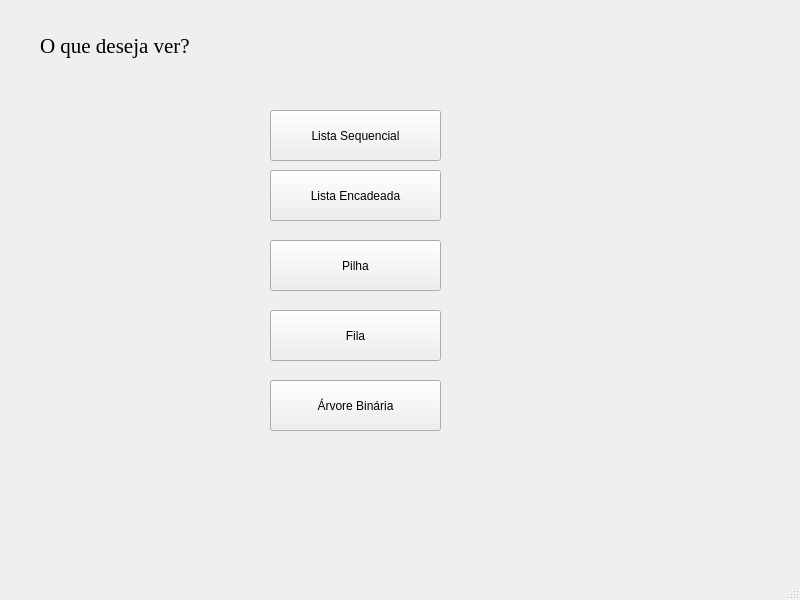
<?xml version="1.0" encoding="UTF-8"?>
<ui version="4.0">
 <class>MainWindow</class>
 <widget class="QMainWindow" name="MainWindow">
  <property name="geometry">
   <rect>
    <x>0</x>
    <y>0</y>
    <width>800</width>
    <height>600</height>
   </rect>
  </property>
  <property name="windowTitle">
   <string>MainWindow</string>
  </property>
  <widget class="QWidget" name="centralwidget">
   <widget class="QPushButton" name="btnListaSec">
    <property name="geometry">
     <rect>
      <x>270</x>
      <y>110</y>
      <width>171</width>
      <height>51</height>
     </rect>
    </property>
    <property name="text">
     <string>Lista Sequencial</string>
    </property>
   </widget>
   <widget class="QPushButton" name="btnListaEnc">
    <property name="geometry">
     <rect>
      <x>270</x>
      <y>170</y>
      <width>171</width>
      <height>51</height>
     </rect>
    </property>
    <property name="text">
     <string>Lista Encadeada</string>
    </property>
   </widget>
   <widget class="QPushButton" name="btnArvore">
    <property name="geometry">
     <rect>
      <x>270</x>
      <y>380</y>
      <width>171</width>
      <height>51</height>
     </rect>
    </property>
    <property name="text">
     <string>Árvore Binária</string>
    </property>
   </widget>
   <widget class="QPushButton" name="btnFila">
    <property name="geometry">
     <rect>
      <x>270</x>
      <y>310</y>
      <width>171</width>
      <height>51</height>
     </rect>
    </property>
    <property name="text">
     <string>Fila</string>
    </property>
   </widget>
   <widget class="QPushButton" name="btnPilha">
    <property name="geometry">
     <rect>
      <x>270</x>
      <y>240</y>
      <width>171</width>
      <height>51</height>
     </rect>
    </property>
    <property name="text">
     <string>Pilha</string>
    </property>
   </widget>
   <widget class="QLabel" name="label">
    <property name="geometry">
     <rect>
      <x>40</x>
      <y>20</y>
      <width>261</width>
      <height>51</height>
     </rect>
    </property>
    <property name="font">
     <font>
      <family>Times New Roman</family>
      <pointsize>16</pointsize>
     </font>
    </property>
    <property name="text">
     <string>O que deseja ver?</string>
    </property>
    <property name="textFormat">
     <enum>Qt::AutoText</enum>
    </property>
    <property name="scaledContents">
     <bool>true</bool>
    </property>
   </widget>
  </widget>
  <widget class="QMenuBar" name="menubar">
   <property name="geometry">
    <rect>
     <x>0</x>
     <y>0</y>
     <width>800</width>
     <height>32</height>
    </rect>
   </property>
  </widget>
  <widget class="QStatusBar" name="statusbar"/>
 </widget>
 <resources/>
 <connections/>
</ui>
